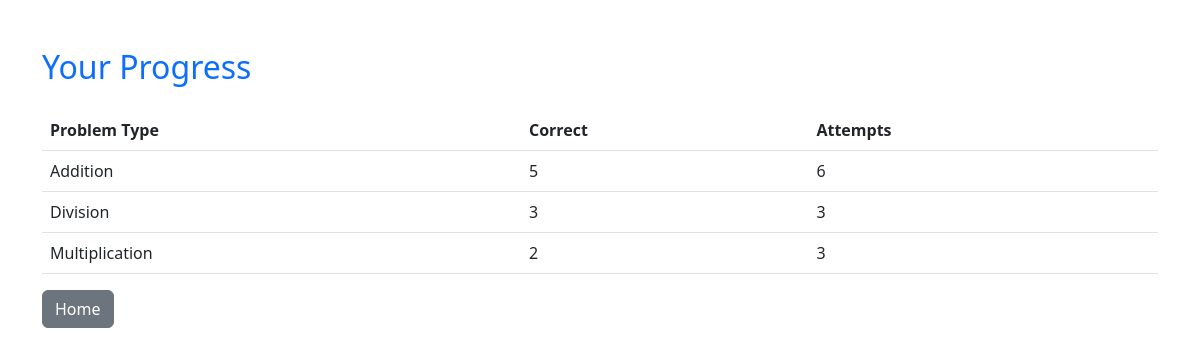
Before: /progress (signed in) with the older database file.
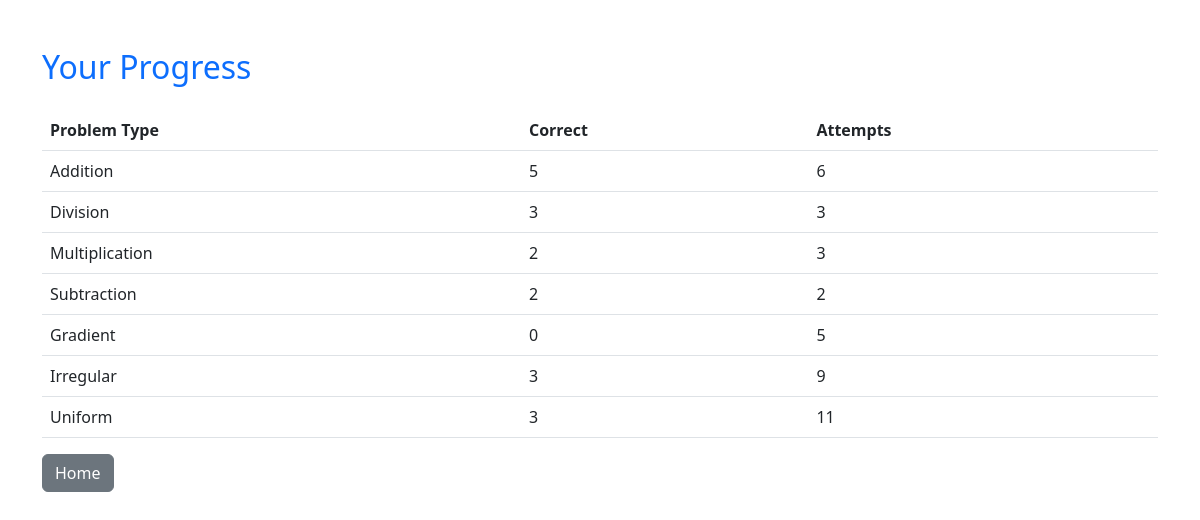
After: the same page with the newer database file.
### run.py (models this page shows)
class Progress(db.Model):
    id = db.Column(db.Integer, primary_key=True)
    user_id = db.Column(db.Integer, db.ForeignKey('user.id', ondelete="CASCADE"))
    problem_type = db.Column(db.String(50), nullable=False)
    correct_count = db.Column(db.Integer, default=0)
    attempt_count = db.Column(db.Integer, default=0)

### run.py (the view)
@app.route("/progress")
@login_required
def progress():
    user_progress = Progress.query.filter_by(user_id=current_user.id).all()
    progress_data = [
        {"problem_type": entry.problem_type, "correct_count": entry.correct_count, "attempt_count": entry.attempt_count}
        for entry in user_progress
    ]
    return render_template("progress.html", progress=progress_data)

### run.py (called while the page is built)
@login_manager.user_loader
def load_user(user_id):
    return User.query.get(int(user_id))

### app/templates/progress.html (shortened to what this page needs)
<!DOCTYPE html>
<html lang="en">
<head>
    <link href="https://cdn.jsdelivr.net/npm/bootstrap@5.3.0/dist/css/bootstrap.min.css" rel="stylesheet">
</head>
<body>
    <div class="container mt-5">
        <h2 class="text-primary">Your Progress</h2>
        <table class="table mt-4">
            <thead>
                <tr>
                    <th>Problem Type</th>
                    <th>Correct</th>
                    <th>Attempts</th>
                </tr>
            </thead>
            <tbody>
                {% for progress in progress %}
                    <tr>
                        <td>{{ progress.problem_type }}</td>
                        <td>{{ progress.correct_count }}</td>
                        <td>{{ progress.attempt_count }}</td>
                    </tr>
                {% endfor %}
            </tbody>
        </table>
        <a href="/" class="btn btn-secondary">Home</a>
    </div>
</body>
</html>

Changed rows visible on the page:
added Progress: problem_type "Subtraction", correct_count "2", attempt_count "2"
added Progress: problem_type "Gradient", correct_count "0", attempt_count "5"
added Progress: problem_type "Irregular", correct_count "3", attempt_count "9"
added Progress: problem_type "Uniform", correct_count "3", attempt_count "11"
